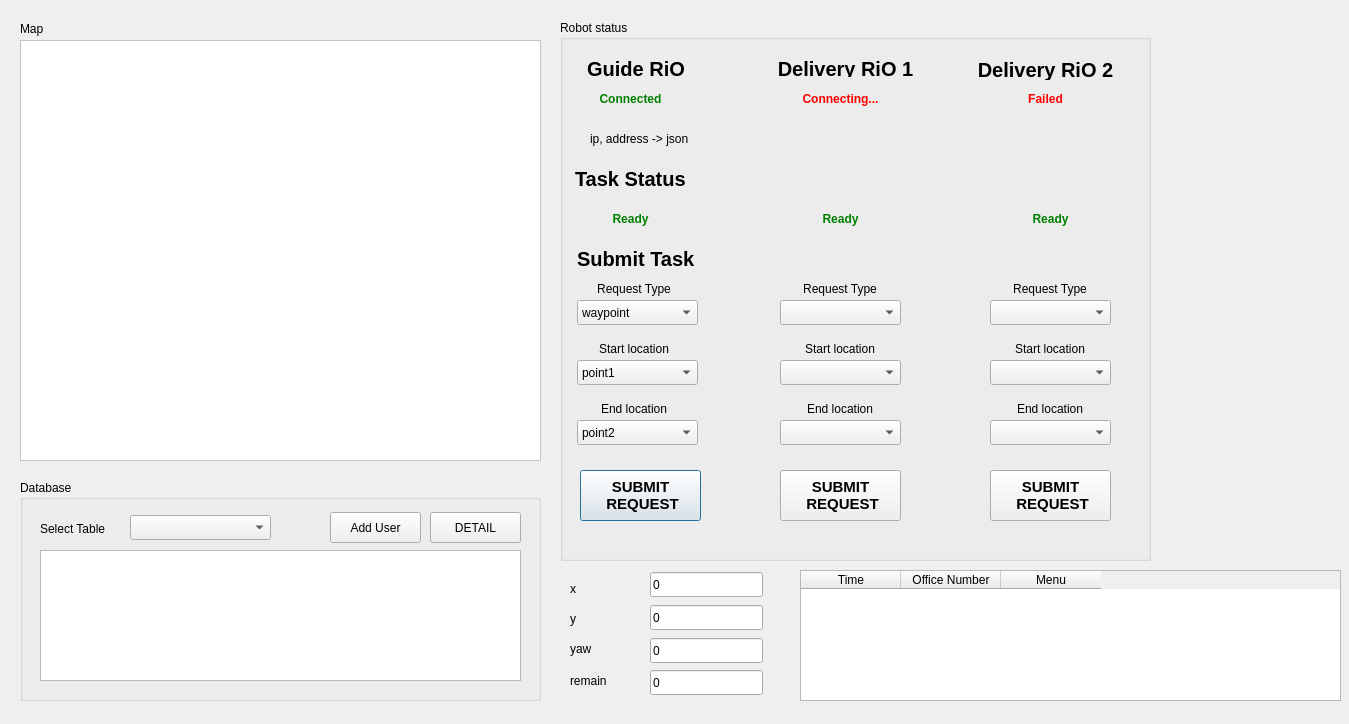
<?xml version="1.0" encoding="UTF-8"?>
<ui version="4.0">
 <class>Dialog</class>
 <widget class="QDialog" name="Dialog">
  <property name="geometry">
   <rect>
    <x>0</x>
    <y>0</y>
    <width>1349</width>
    <height>724</height>
   </rect>
  </property>
  <property name="windowTitle">
   <string>Dialog</string>
  </property>
  <widget class="QLabel" name="Map_label">
   <property name="geometry">
    <rect>
     <x>20</x>
     <y>40</y>
     <width>521</width>
     <height>421</height>
    </rect>
   </property>
   <property name="styleSheet">
    <string notr="true">background-color: rgb(255, 255, 255);</string>
   </property>
   <property name="frameShape">
    <enum>QFrame::StyledPanel</enum>
   </property>
   <property name="text">
    <string/>
   </property>
  </widget>
  <widget class="QGroupBox" name="robot_st_group">
   <property name="geometry">
    <rect>
     <x>560</x>
     <y>20</y>
     <width>591</width>
     <height>541</height>
    </rect>
   </property>
   <property name="title">
    <string>Robot status</string>
   </property>
   <widget class="QLabel" name="Guide_RiO_label">
    <property name="geometry">
     <rect>
      <x>16</x>
      <y>40</y>
      <width>120</width>
      <height>17</height>
     </rect>
    </property>
    <property name="font">
     <font>
      <pointsize>15</pointsize>
      <weight>75</weight>
      <bold>true</bold>
     </font>
    </property>
    <property name="text">
     <string>Guide RiO</string>
    </property>
    <property name="alignment">
     <set>Qt::AlignCenter</set>
    </property>
   </widget>
   <widget class="QLabel" name="Delivery_RiO1_label">
    <property name="geometry">
     <rect>
      <x>200</x>
      <y>40</y>
      <width>171</width>
      <height>17</height>
     </rect>
    </property>
    <property name="font">
     <font>
      <pointsize>15</pointsize>
      <weight>75</weight>
      <bold>true</bold>
     </font>
    </property>
    <property name="text">
     <string>Delivery RiO 1</string>
    </property>
    <property name="alignment">
     <set>Qt::AlignCenter</set>
    </property>
   </widget>
   <widget class="QLabel" name="Delivery_RiO1_label_2">
    <property name="geometry">
     <rect>
      <x>400</x>
      <y>40</y>
      <width>171</width>
      <height>20</height>
     </rect>
    </property>
    <property name="font">
     <font>
      <pointsize>15</pointsize>
      <weight>75</weight>
      <bold>true</bold>
     </font>
    </property>
    <property name="text">
     <string>Delivery RiO 2</string>
    </property>
    <property name="alignment">
     <set>Qt::AlignCenter</set>
    </property>
   </widget>
   <widget class="QLabel" name="robot_st_1">
    <property name="geometry">
     <rect>
      <x>20</x>
      <y>70</y>
      <width>101</width>
      <height>17</height>
     </rect>
    </property>
    <property name="styleSheet">
     <string notr="true">QLabel {
    color: green;
    font-weight: bold;
}</string>
    </property>
    <property name="text">
     <string>Connected</string>
    </property>
    <property name="alignment">
     <set>Qt::AlignCenter</set>
    </property>
   </widget>
   <widget class="QLabel" name="robot_st_4">
    <property name="geometry">
     <rect>
      <x>420</x>
      <y>70</y>
      <width>131</width>
      <height>17</height>
     </rect>
    </property>
    <property name="styleSheet">
     <string notr="true">QLabel {
    color: red;
    font-weight: bold;
}</string>
    </property>
    <property name="text">
     <string>Failed</string>
    </property>
    <property name="alignment">
     <set>Qt::AlignCenter</set>
    </property>
   </widget>
   <widget class="QLabel" name="Guide_RiO_label_2">
    <property name="geometry">
     <rect>
      <x>15</x>
      <y>150</y>
      <width>120</width>
      <height>17</height>
     </rect>
    </property>
    <property name="font">
     <font>
      <pointsize>15</pointsize>
      <weight>75</weight>
      <bold>true</bold>
     </font>
    </property>
    <property name="text">
     <string>Task Status</string>
    </property>
    <property name="alignment">
     <set>Qt::AlignLeading|Qt::AlignLeft|Qt::AlignVCenter</set>
    </property>
   </widget>
   <widget class="QLabel" name="robot_st_3">
    <property name="geometry">
     <rect>
      <x>20</x>
      <y>190</y>
      <width>101</width>
      <height>17</height>
     </rect>
    </property>
    <property name="styleSheet">
     <string notr="true">QLabel {
    color: green;
    font-weight: bold;
}</string>
    </property>
    <property name="text">
     <string>Ready</string>
    </property>
    <property name="alignment">
     <set>Qt::AlignCenter</set>
    </property>
   </widget>
   <widget class="QLabel" name="robot_st_7">
    <property name="geometry">
     <rect>
      <x>230</x>
      <y>70</y>
      <width>101</width>
      <height>17</height>
     </rect>
    </property>
    <property name="styleSheet">
     <string notr="true">QLabel {
    color: red;
    font-weight: bold;
}</string>
    </property>
    <property name="text">
     <string>Connecting...</string>
    </property>
    <property name="alignment">
     <set>Qt::AlignCenter</set>
    </property>
   </widget>
   <widget class="QLabel" name="label_2">
    <property name="geometry">
     <rect>
      <x>30</x>
      <y>110</y>
      <width>131</width>
      <height>17</height>
     </rect>
    </property>
    <property name="text">
     <string>ip, address -&gt; json</string>
    </property>
   </widget>
   <widget class="QLabel" name="robot_st_5">
    <property name="geometry">
     <rect>
      <x>230</x>
      <y>190</y>
      <width>101</width>
      <height>17</height>
     </rect>
    </property>
    <property name="styleSheet">
     <string notr="true">QLabel {
    color: green;
    font-weight: bold;
}</string>
    </property>
    <property name="text">
     <string>Ready</string>
    </property>
    <property name="alignment">
     <set>Qt::AlignCenter</set>
    </property>
   </widget>
   <widget class="QLabel" name="robot_st_6">
    <property name="geometry">
     <rect>
      <x>440</x>
      <y>190</y>
      <width>101</width>
      <height>17</height>
     </rect>
    </property>
    <property name="styleSheet">
     <string notr="true">QLabel {
    color: green;
    font-weight: bold;
}</string>
    </property>
    <property name="text">
     <string>Ready</string>
    </property>
    <property name="alignment">
     <set>Qt::AlignCenter</set>
    </property>
   </widget>
   <widget class="QLabel" name="label_16">
    <property name="geometry">
     <rect>
      <x>440</x>
      <y>260</y>
      <width>100</width>
      <height>17</height>
     </rect>
    </property>
    <property name="text">
     <string>Request Type</string>
    </property>
    <property name="alignment">
     <set>Qt::AlignCenter</set>
    </property>
   </widget>
   <widget class="QComboBox" name="request_4">
    <property name="geometry">
     <rect>
      <x>430</x>
      <y>280</y>
      <width>121</width>
      <height>25</height>
     </rect>
    </property>
   </widget>
   <widget class="QLabel" name="label_17">
    <property name="geometry">
     <rect>
      <x>24</x>
      <y>320</y>
      <width>100</width>
      <height>17</height>
     </rect>
    </property>
    <property name="text">
     <string>Start location</string>
    </property>
    <property name="alignment">
     <set>Qt::AlignCenter</set>
    </property>
   </widget>
   <widget class="QLabel" name="label_18">
    <property name="geometry">
     <rect>
      <x>440</x>
      <y>320</y>
      <width>100</width>
      <height>17</height>
     </rect>
    </property>
    <property name="text">
     <string>Start location</string>
    </property>
    <property name="alignment">
     <set>Qt::AlignCenter</set>
    </property>
   </widget>
   <widget class="QComboBox" name="end_location_4">
    <property name="geometry">
     <rect>
      <x>17</x>
      <y>400</y>
      <width>121</width>
      <height>25</height>
     </rect>
    </property>
    <item>
     <property name="text">
      <string>point2</string>
     </property>
    </item>
    <item>
     <property name="text">
      <string>point1</string>
     </property>
    </item>
   </widget>
   <widget class="QLabel" name="label_19">
    <property name="geometry">
     <rect>
      <x>230</x>
      <y>260</y>
      <width>100</width>
      <height>17</height>
     </rect>
    </property>
    <property name="text">
     <string>Request Type</string>
    </property>
    <property name="alignment">
     <set>Qt::AlignCenter</set>
    </property>
   </widget>
   <widget class="QLabel" name="label_20">
    <property name="geometry">
     <rect>
      <x>230</x>
      <y>320</y>
      <width>100</width>
      <height>17</height>
     </rect>
    </property>
    <property name="text">
     <string>Start location</string>
    </property>
    <property name="alignment">
     <set>Qt::AlignCenter</set>
    </property>
   </widget>
   <widget class="QComboBox" name="request_5">
    <property name="geometry">
     <rect>
      <x>220</x>
      <y>280</y>
      <width>121</width>
      <height>25</height>
     </rect>
    </property>
   </widget>
   <widget class="QComboBox" name="end_location_5">
    <property name="geometry">
     <rect>
      <x>430</x>
      <y>400</y>
      <width>121</width>
      <height>25</height>
     </rect>
    </property>
   </widget>
   <widget class="QLabel" name="label_21">
    <property name="geometry">
     <rect>
      <x>230</x>
      <y>380</y>
      <width>100</width>
      <height>17</height>
     </rect>
    </property>
    <property name="text">
     <string>End location</string>
    </property>
    <property name="alignment">
     <set>Qt::AlignCenter</set>
    </property>
   </widget>
   <widget class="QComboBox" name="start_location_4">
    <property name="geometry">
     <rect>
      <x>220</x>
      <y>340</y>
      <width>121</width>
      <height>25</height>
     </rect>
    </property>
   </widget>
   <widget class="QComboBox" name="request_6">
    <property name="geometry">
     <rect>
      <x>17</x>
      <y>280</y>
      <width>121</width>
      <height>25</height>
     </rect>
    </property>
    <item>
     <property name="text">
      <string>waypoint</string>
     </property>
    </item>
   </widget>
   <widget class="QComboBox" name="end_location_6">
    <property name="geometry">
     <rect>
      <x>220</x>
      <y>400</y>
      <width>121</width>
      <height>25</height>
     </rect>
    </property>
   </widget>
   <widget class="QLabel" name="label_22">
    <property name="geometry">
     <rect>
      <x>440</x>
      <y>380</y>
      <width>100</width>
      <height>17</height>
     </rect>
    </property>
    <property name="text">
     <string>End location</string>
    </property>
    <property name="alignment">
     <set>Qt::AlignCenter</set>
    </property>
   </widget>
   <widget class="QLabel" name="label_23">
    <property name="geometry">
     <rect>
      <x>24</x>
      <y>380</y>
      <width>100</width>
      <height>17</height>
     </rect>
    </property>
    <property name="text">
     <string>End location</string>
    </property>
    <property name="alignment">
     <set>Qt::AlignCenter</set>
    </property>
   </widget>
   <widget class="QComboBox" name="start_location_5">
    <property name="geometry">
     <rect>
      <x>17</x>
      <y>340</y>
      <width>121</width>
      <height>25</height>
     </rect>
    </property>
    <item>
     <property name="text">
      <string>point1</string>
     </property>
    </item>
    <item>
     <property name="text">
      <string>point2</string>
     </property>
    </item>
   </widget>
   <widget class="QLabel" name="label_3">
    <property name="geometry">
     <rect>
      <x>24</x>
      <y>260</y>
      <width>100</width>
      <height>17</height>
     </rect>
    </property>
    <property name="text">
     <string>Request Type</string>
    </property>
    <property name="alignment">
     <set>Qt::AlignCenter</set>
    </property>
   </widget>
   <widget class="QComboBox" name="start_location_6">
    <property name="geometry">
     <rect>
      <x>430</x>
      <y>340</y>
      <width>121</width>
      <height>25</height>
     </rect>
    </property>
   </widget>
   <widget class="QPushButton" name="requestButton1">
    <property name="geometry">
     <rect>
      <x>20</x>
      <y>450</y>
      <width>121</width>
      <height>51</height>
     </rect>
    </property>
    <property name="font">
     <font>
      <pointsize>11</pointsize>
      <weight>75</weight>
      <bold>true</bold>
     </font>
    </property>
    <property name="text">
     <string>SUBMIT 
 REQUEST</string>
    </property>
   </widget>
   <widget class="QLabel" name="Guide_RiO_label_3">
    <property name="geometry">
     <rect>
      <x>17</x>
      <y>230</y>
      <width>121</width>
      <height>17</height>
     </rect>
    </property>
    <property name="font">
     <font>
      <pointsize>15</pointsize>
      <weight>75</weight>
      <bold>true</bold>
     </font>
    </property>
    <property name="text">
     <string>Submit Task</string>
    </property>
    <property name="alignment">
     <set>Qt::AlignLeading|Qt::AlignLeft|Qt::AlignVCenter</set>
    </property>
   </widget>
   <widget class="QPushButton" name="pushButton_6">
    <property name="geometry">
     <rect>
      <x>220</x>
      <y>450</y>
      <width>121</width>
      <height>51</height>
     </rect>
    </property>
    <property name="font">
     <font>
      <pointsize>11</pointsize>
      <weight>75</weight>
      <bold>true</bold>
     </font>
    </property>
    <property name="text">
     <string>SUBMIT 
 REQUEST</string>
    </property>
   </widget>
   <widget class="QPushButton" name="deliRequestBtn">
    <property name="geometry">
     <rect>
      <x>430</x>
      <y>450</y>
      <width>121</width>
      <height>51</height>
     </rect>
    </property>
    <property name="font">
     <font>
      <pointsize>11</pointsize>
      <weight>75</weight>
      <bold>true</bold>
     </font>
    </property>
    <property name="text">
     <string>SUBMIT 
 REQUEST</string>
    </property>
   </widget>
  </widget>
  <widget class="QLabel" name="label_5">
   <property name="geometry">
    <rect>
     <x>20</x>
     <y>20</y>
     <width>67</width>
     <height>17</height>
    </rect>
   </property>
   <property name="text">
    <string>Map</string>
   </property>
  </widget>
  <widget class="QLabel" name="xx">
   <property name="geometry">
    <rect>
     <x>570</x>
     <y>580</y>
     <width>70</width>
     <height>17</height>
    </rect>
   </property>
   <property name="text">
    <string>x</string>
   </property>
  </widget>
  <widget class="QLabel" name="yy">
   <property name="geometry">
    <rect>
     <x>570</x>
     <y>610</y>
     <width>70</width>
     <height>17</height>
    </rect>
   </property>
   <property name="text">
    <string>y</string>
   </property>
  </widget>
  <widget class="QLabel" name="zz">
   <property name="geometry">
    <rect>
     <x>570</x>
     <y>640</y>
     <width>70</width>
     <height>17</height>
    </rect>
   </property>
   <property name="text">
    <string>yaw</string>
   </property>
  </widget>
  <widget class="QLineEdit" name="xLine">
   <property name="geometry">
    <rect>
     <x>650</x>
     <y>572</y>
     <width>113</width>
     <height>25</height>
    </rect>
   </property>
   <property name="text">
    <string>0</string>
   </property>
  </widget>
  <widget class="QLineEdit" name="yLine">
   <property name="geometry">
    <rect>
     <x>650</x>
     <y>605</y>
     <width>113</width>
     <height>25</height>
    </rect>
   </property>
   <property name="text">
    <string>0</string>
   </property>
  </widget>
  <widget class="QLineEdit" name="yawLine">
   <property name="geometry">
    <rect>
     <x>650</x>
     <y>638</y>
     <width>113</width>
     <height>25</height>
    </rect>
   </property>
   <property name="text">
    <string>0</string>
   </property>
  </widget>
  <widget class="QLabel" name="remain">
   <property name="geometry">
    <rect>
     <x>570</x>
     <y>672</y>
     <width>70</width>
     <height>17</height>
    </rect>
   </property>
   <property name="text">
    <string>remain</string>
   </property>
  </widget>
  <widget class="QLineEdit" name="remainLine">
   <property name="geometry">
    <rect>
     <x>650</x>
     <y>670</y>
     <width>113</width>
     <height>25</height>
    </rect>
   </property>
   <property name="text">
    <string>0</string>
   </property>
  </widget>
  <widget class="QGroupBox" name="db_group">
   <property name="geometry">
    <rect>
     <x>20</x>
     <y>480</y>
     <width>521</width>
     <height>221</height>
    </rect>
   </property>
   <property name="title">
    <string>Database</string>
   </property>
   <widget class="QComboBox" name="select_table_cbx">
    <property name="geometry">
     <rect>
      <x>110</x>
      <y>35</y>
      <width>141</width>
      <height>25</height>
     </rect>
    </property>
   </widget>
   <widget class="QLabel" name="label_4">
    <property name="geometry">
     <rect>
      <x>20</x>
      <y>40</y>
      <width>81</width>
      <height>17</height>
     </rect>
    </property>
    <property name="text">
     <string>Select Table</string>
    </property>
   </widget>
   <widget class="QPushButton" name="detail_bt">
    <property name="geometry">
     <rect>
      <x>410</x>
      <y>32</y>
      <width>91</width>
      <height>31</height>
     </rect>
    </property>
    <property name="text">
     <string>DETAIL</string>
    </property>
   </widget>
   <widget class="QTableWidget" name="detail_table">
    <property name="geometry">
     <rect>
      <x>20</x>
      <y>70</y>
      <width>481</width>
      <height>131</height>
     </rect>
    </property>
   </widget>
   <widget class="QPushButton" name="addUserBtn">
    <property name="geometry">
     <rect>
      <x>310</x>
      <y>32</y>
      <width>91</width>
      <height>31</height>
     </rect>
    </property>
    <property name="text">
     <string>Add User</string>
    </property>
   </widget>
  </widget>
  <widget class="QTableWidget" name="requestTable">
   <property name="geometry">
    <rect>
     <x>800</x>
     <y>570</y>
     <width>541</width>
     <height>131</height>
    </rect>
   </property>
   <column>
    <property name="text">
     <string>Time</string>
    </property>
   </column>
   <column>
    <property name="text">
     <string>Office Number</string>
    </property>
   </column>
   <column>
    <property name="text">
     <string>Menu</string>
    </property>
   </column>
  </widget>
  <widget class="QLabel" name="visited_label">
   <property name="geometry">
    <rect>
     <x>99</x>
     <y>470</y>
     <width>441</width>
     <height>20</height>
    </rect>
   </property>
   <property name="text">
    <string/>
   </property>
  </widget>
 </widget>
 <resources/>
 <connections/>
</ui>
